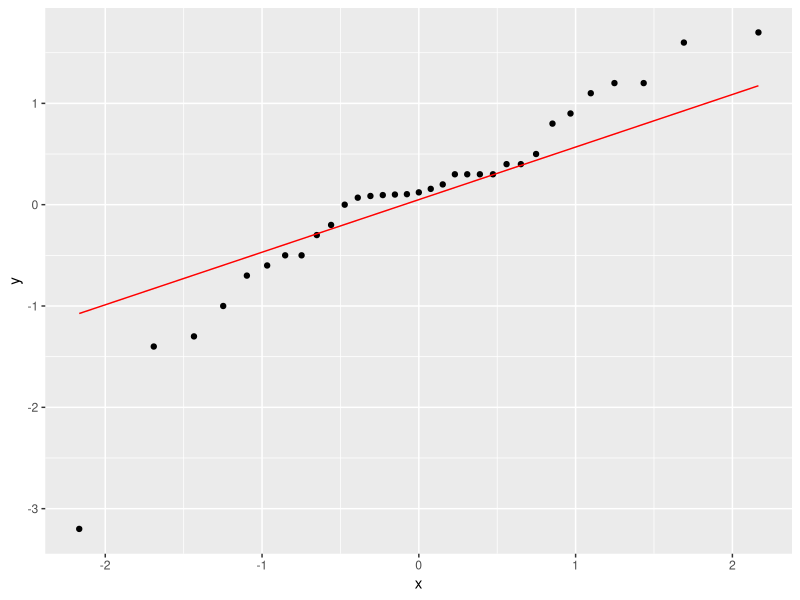
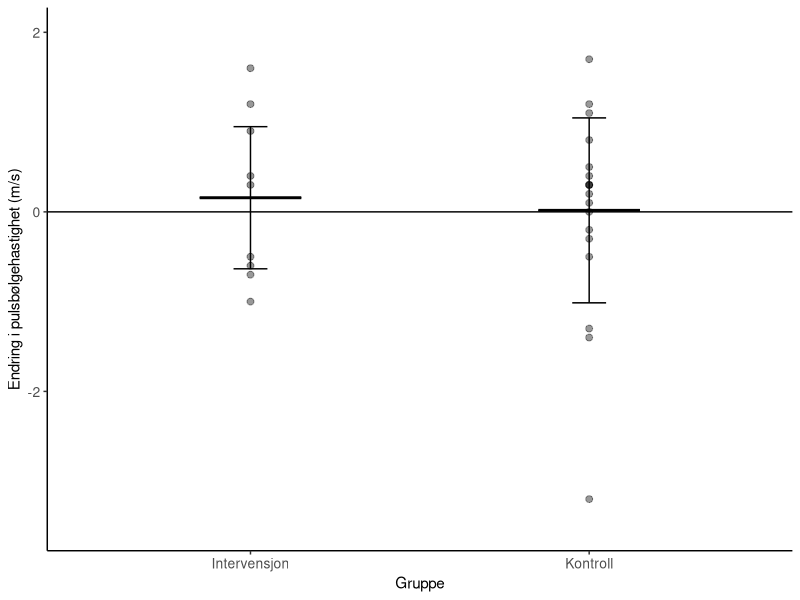
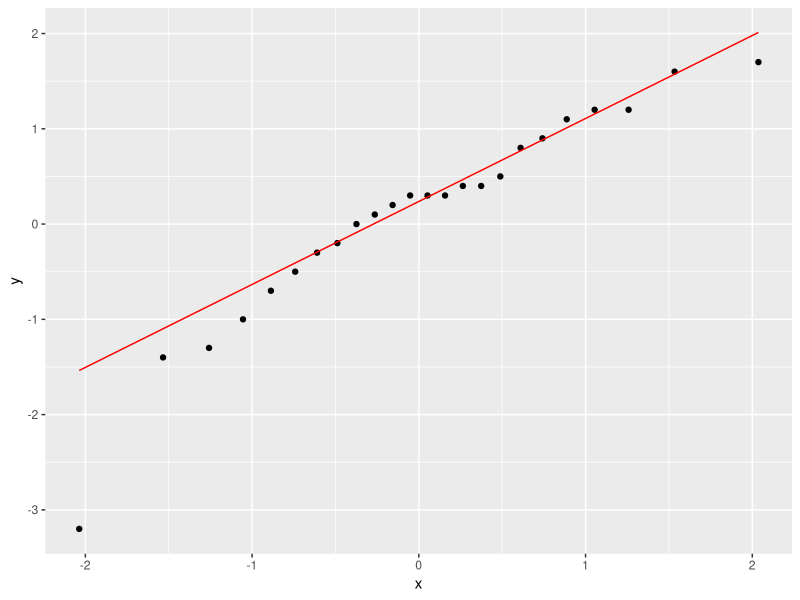
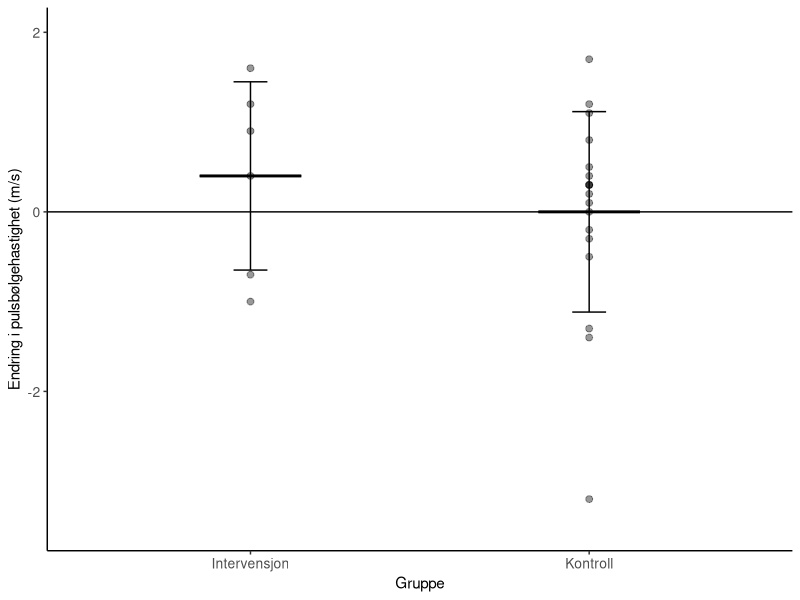
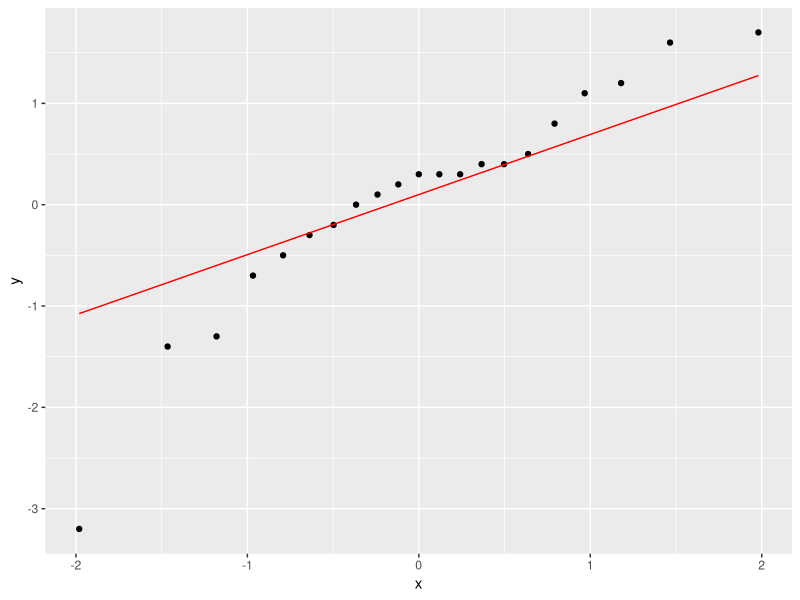
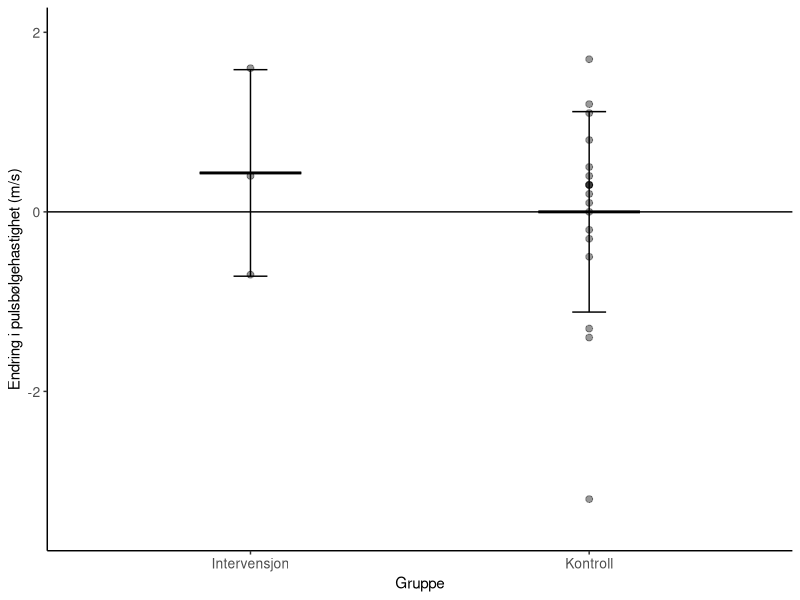

These figures' R source, in order:
## ---- chunk 1
library(tidyverse); library(knitr); library(ggplot2); library(kableExtra); library(readxl); library(dplyr); library(flextable); library(pbkrtest); library(broom)
Resultatskjema <- read_excel("Resultatskjema.xlsx")
Resultatskjema.ITT <- read_excel("Resultatskjema_ITT.xlsx")

# analyse intention to treat TG
itt.pwv <- Resultatskjema.ITT %>%
  select(id, group, sex, time, pwv) %>%
  mutate(pwv = as.numeric(pwv, na.rm = TRUE)) %>%
  mutate(time = factor(time, levels = c("pre", "post"),
                       labels = c("Pre", "Post")),
         group = factor(group, levels = c("fls", "kon"),
                        labels = c("Intervensjon", "Kontroll"))) %>% 
  pivot_wider(names_from = time,
              values_from = pwv) %>%
  mutate(change.pwv.itt = Post - Pre) %>%
  mutate(change.pwv.itt.pros = ((Post - Pre) / Pre) * 100) %>%
  group_by(group) %>%
  drop_na() %>%
  print()

# sjekker normalfordelingen 
ggplot(itt.pwv, aes(sample = change.pwv.itt)) + stat_qq() + stat_qq_line(col = "red")

# analyse av endringsscore fra pre til post mellom gruppene
itt.pwv.lm <- lm(change.pwv.itt ~ group, data = itt.pwv)
summary(itt.pwv.lm)

# sjekker for kovariat
itt.pwv.lm.co. <- lm(change.pwv.itt ~ group + sex + Pre, data = itt.pwv)
summary(itt.pwv.lm.co.)

itt.pwv.lm.co.pre <- lm(change.pwv.itt ~ group + Pre, data = itt.pwv)
summary(itt.pwv.lm.co.pre)

itt.pwv.lm.co.sex <- lm(change.pwv.itt ~ group + sex, data = itt.pwv)
summary(itt.pwv.lm.co.sex)

# lager et datasett med gjennomsnittsverdier av endring for bruk i graf
mean.itt.pwv <- itt.pwv %>%
  drop_na() %>%
  summarise(mean.pwv = mean(change.pwv.itt),
            sd.pwv = sd(change.pwv.itt)) %>%
  print()

# lager et datasett for bruk til individuelle verdier i graf (uten dropped out)
dropout.itt.pwv <- itt.pwv %>%
  filter(id != "tr031 10541") %>%
  filter(id != "tr031 13404") %>%
  filter(id != "tr031 11421") %>%
  filter(id != "tr031 004") %>%
  filter(id != "tr031 008") %>%
  filter(id != "tr031 001") %>%
  filter(id != "tr031 016") %>%
  drop_na() %>%
  print()

# lager graf
figur.pwv.itt <- mean.itt.pwv %>%
  ggplot(aes(group, mean.pwv, group = group)) + geom_boxplot(width = 0.3, fill = "white", colour = "black") + geom_errorbar(aes(ymin = mean.pwv - sd.pwv, ymax = mean.pwv + sd.pwv), width = 0.1) + theme_classic() + geom_point(data = dropout.itt.pwv, aes(group, change.pwv.itt), size = 2, alpha = 0.4) + labs(x = "Gruppe", y = "Endring i pulsbølgehastighet (m/s)") + geom_hline(yintercept = 0, linetype = "solid", color = "black") + theme(axis.title = element_text(size = 11), axis.text.x = element_text(size = 10), axis.text.y = element_text(size = 10)) + ylim(-3.5, 2)

figur.pwv.itt
## ---- chunk 2
library(tidyverse); library(knitr); library(ggplot2); library(kableExtra); library(readxl); library(dplyr); library(flextable); library(pbkrtest); library(broom)
Resultatskjema <- read_excel("Resultatskjema.xlsx")

# analyse per protocl 1 treningsøkt per uke

# ordner et datasett for grafisk fremstilling med individuelle endringer fra pre til post i prosent og endringsscore for bruk i statistiske tester
pp.pwv <- Resultatskjema %>%
  select(id, sex, group, time, pwv) %>%
  mutate(pwv = as.numeric(pwv, na.rm = TRUE)) %>%
  filter(id != "tr031 012") %>% 
  filter(id != "tr031 013") %>% 
  filter(id != "tr031 010") %>% 
  filter(id != "tr031 007") %>% 
  mutate(time = factor(time, levels = c("pre", "post"),
                       labels = c("Pre", "Post")),
         group = factor(group, levels = c("fls", "kon"),
                        labels = c("Intervensjon", "Kontroll"))) %>% 
  pivot_wider(names_from = time,
              values_from = pwv) %>%
  mutate(change.pwv.pp = Post - Pre) %>%
  mutate(change.pwv.pp.pros = ((Post - Pre)/ Pre) * 100) %>%
  group_by(group) %>%
  drop_na() %>%
  print()

# sjekker normalfordelingen 
ggplot(pp.pwv, aes(sample = change.pwv.pp)) + stat_qq() + stat_qq_line(col = "red")

# analyse av endringsscore fra pre til post mellom gruppene
pp.pwv.lm <- lm(change.pwv.pp ~ group, data = pp.pwv)
summary(pp.pwv.lm)

# sjekker for kovariat
pp.pwv.lm.co <- lm(change.pwv.pp ~ group + sex + Pre, data = pp.pwv)
summary(pp.pwv.lm.co)

pp.pwv.lm.co.pre <- lm(change.pwv.pp ~ group + Pre, data = pp.pwv)
summary(pp.pwv.lm.co.pre)

pp.pwv.lm.co.sex <- lm(change.pwv.pp ~ group + sex + Pre, data = pp.pwv)
summary(pp.pwv.lm.co.sex)

# lager et datasett med gjennomsnittsverdier av prosentvis endring for bruk i graf
mean.pp.pwv <- pp.pwv %>%
  summarise(mean.pwv.pp = mean(change.pwv.pp),
            sd.pwv.pp = sd(change.pwv.pp)) %>%
  print()

figur.pwv.pp <- mean.pp.pwv %>%
  ggplot(aes(group, mean.pwv.pp, group = group)) + geom_boxplot(width = 0.3, fill = "white", colour = "black") + geom_errorbar(aes(ymin = mean.pwv.pp - sd.pwv.pp, ymax = mean.pwv.pp + sd.pwv.pp), width = 0.1) + theme_classic() + geom_point(data = pp.pwv, aes(group, change.pwv.pp), size = 2, alpha = 0.4) + labs(x = "Gruppe", y = "Endring i pulsbølgehastighet (m/s)") + geom_hline(yintercept = 0, linetype = "solid", color = "black") + theme(axis.title = element_text(size = 11), axis.text.x = element_text(size = 10), axis.text.y = element_text(size = 10)) + ylim(-3.5, 2)

figur.pwv.pp
## ---- chunk 3
library(tidyverse); library(knitr); library(ggplot2); library(kableExtra); library(readxl); library(dplyr); library(flextable); library(pbkrtest); library(broom); library(ggsignif)
Resultatskjema <- read_excel("Resultatskjema.xlsx")

# analyse per protocl 2 treningsøkter per uke

# ordner et datasett for grafisk fremstilling med individuelle endringer fra pre til post i prosent og endringsscore for bruk i statistiske tester
ppm.pwv <- Resultatskjema %>%
  select(id, sex, group, time, pwv) %>%
  mutate(pwv = as.numeric(pwv, na.rm = TRUE)) %>%
  # filtrerer ut irrelevante datapunkter
  filter(id != "tr031 012") %>% 
  filter(id != "tr031 013") %>% 
  filter(id != "tr031 010") %>% 
  filter(id != "tr031 007") %>% 
  filter(id != "tr031 002") %>% 
  filter(id != "tr031 006") %>% 
  filter(id != "tr031 009") %>% 
  filter(id != "tr031 013") %>% 
  filter(id != "tr031 012") %>%
  filter(id != "tr031 015") %>%
  filter(id != "tr031 014") %>%
  mutate(time = factor(time, levels = c("pre", "post"),
                       labels = c("Pre", "Post")),
         group = factor(group, levels = c("fls", "kon"),
                        labels = c("Intervensjon", "Kontroll"))) %>% 
  pivot_wider(names_from = time,
              values_from = pwv) %>%
  mutate(change.pwv.ppm = Post - Pre) %>%
  mutate(change.pwv.pros.ppm = ((Post - Pre)/ Pre) * 100) %>%
  group_by(group) %>%
  drop_na() %>%
  print()

# sjekker normalfordelingen 
ggplot(ppm.pwv, aes(sample = change.pwv.ppm)) + stat_qq() + stat_qq_line(col = "red")

# analyse av endringsscore fra pre til post mellom gruppene
ppm.pwv.lm <- lm(change.pwv.ppm ~ group, data = ppm.pwv)
summary(ppm.pwv.lm)

# sjekker for kovariat
ppm.pwv.lm.co <- lm(change.pwv.ppm ~ group + sex + Pre, data = ppm.pwv)
summary(ppm.pwv.lm.co)

ppm.pwv.lm.co.pre <- lm(change.pwv.ppm ~ group + Pre, data = ppm.pwv)
summary(ppm.pwv.lm.co.pre)

ppm.pwv.lm.co.sex <- lm(change.pwv.ppm ~ group + sex + Pre, data = ppm.pwv)
summary(ppm.pwv.lm.co.sex)

# lager et datasett med gjennomsnittsverdier av prosentvis endring for bruk i graf
mean.ppm.pwv <- ppm.pwv %>%
  summarise(mean.pwv.ppm = mean(change.pwv.ppm),
            sd.pwv.ppm = sd(change.pwv.ppm)) %>%
  print()

figur.pwv.ppm <- mean.ppm.pwv %>%
  ggplot(aes(group, mean.pwv.ppm, group = group)) + geom_boxplot(width = 0.3, fill = "white", colour = "black") + geom_errorbar(aes(ymin = mean.pwv.ppm - sd.pwv.ppm, ymax = mean.pwv.ppm + sd.pwv.ppm), width = 0.1) + theme_classic() + geom_point(data = ppm.pwv, aes(group, change.pwv.ppm), size = 2, alpha = 0.4) + labs(x = "Gruppe", y = "Endring i pulsbølgehastighet (m/s)") + geom_hline(yintercept = 0, linetype = "solid", color = "black") + theme(axis.title = element_text(size = 11), axis.text.x = element_text(size = 10), axis.text.y = element_text(size = 10)) + ylim(-3.5, 2)

figur.pwv.ppm
